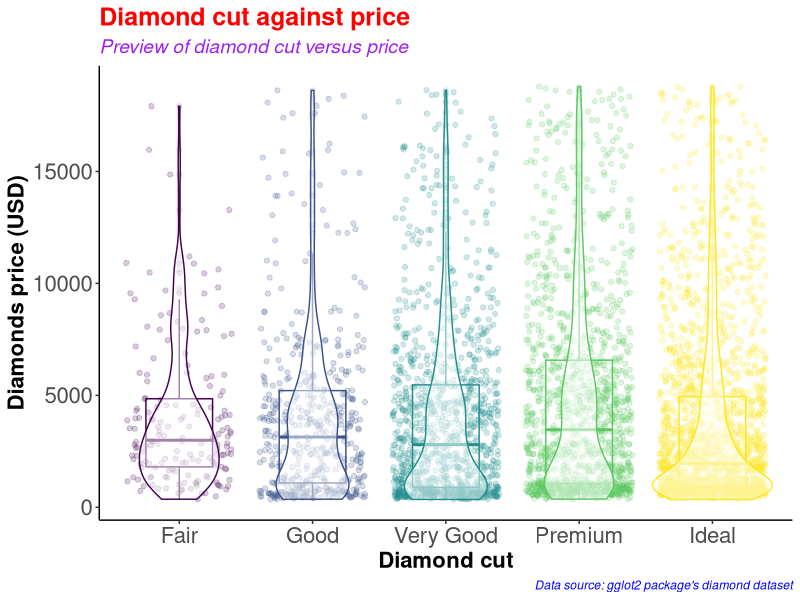
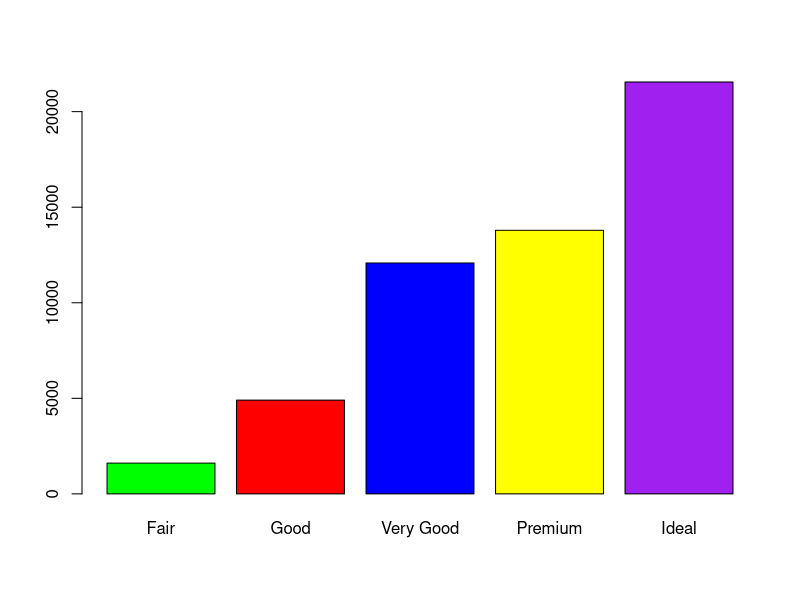
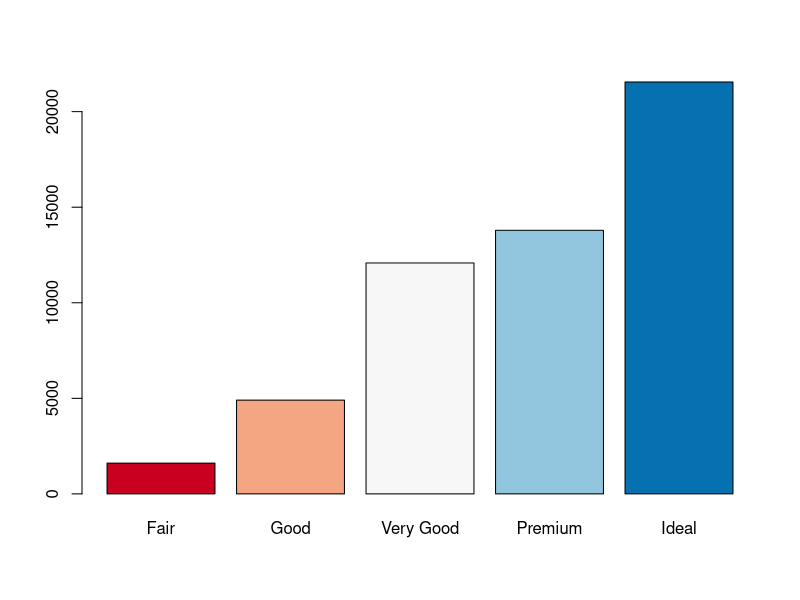
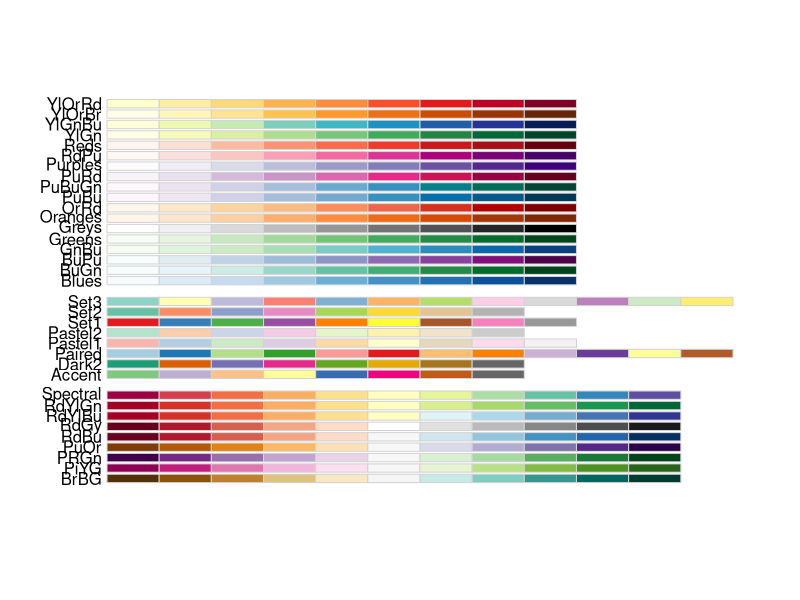
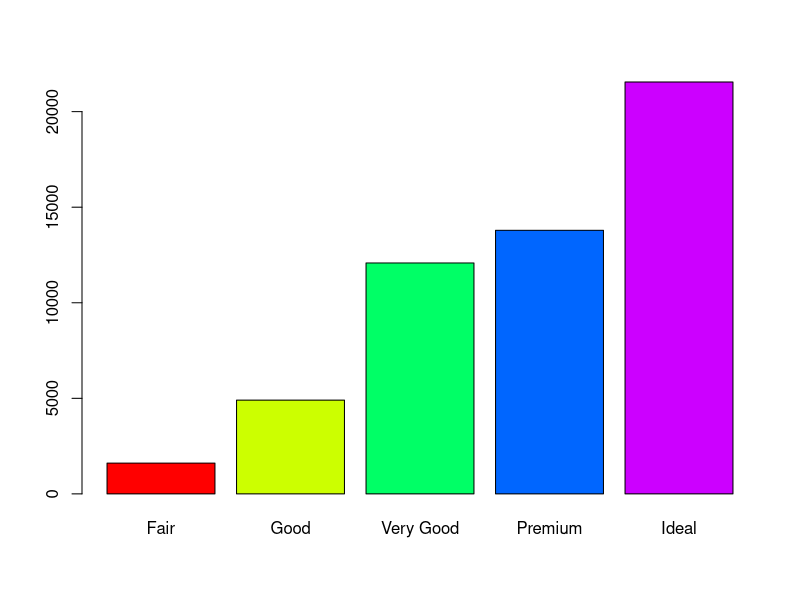
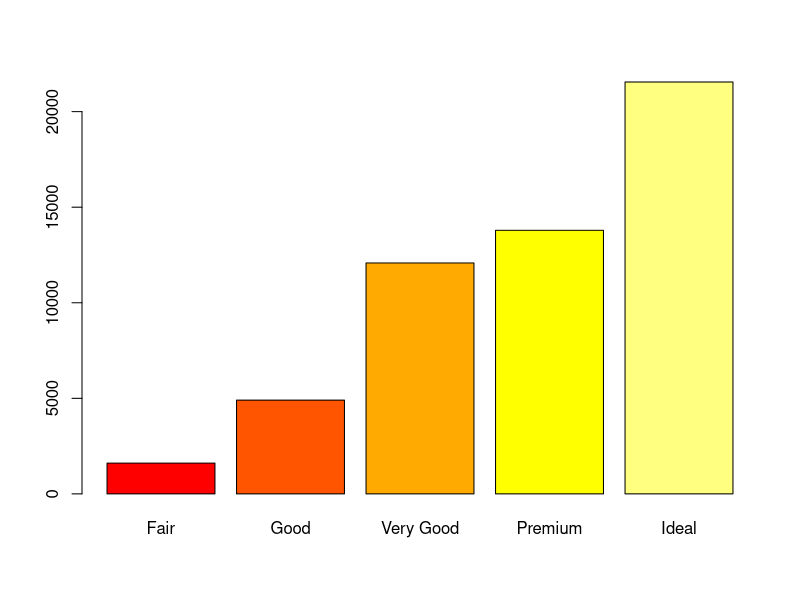
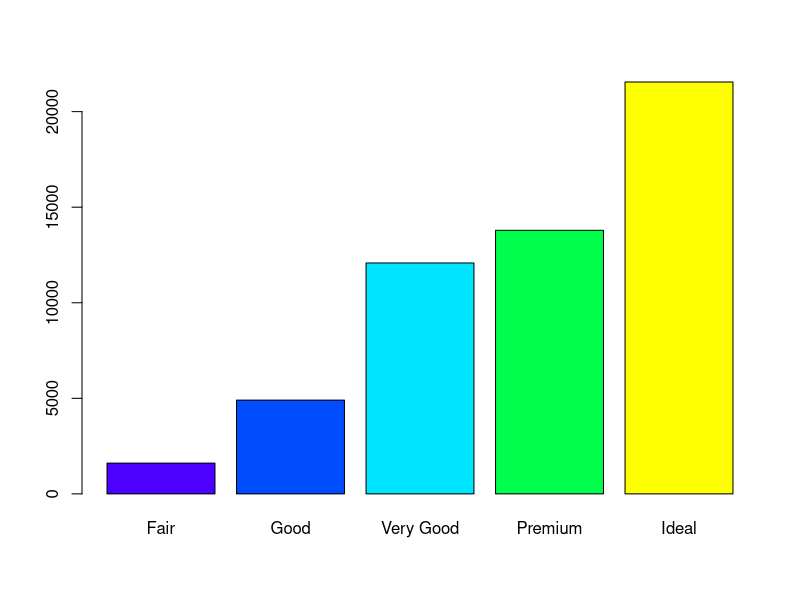
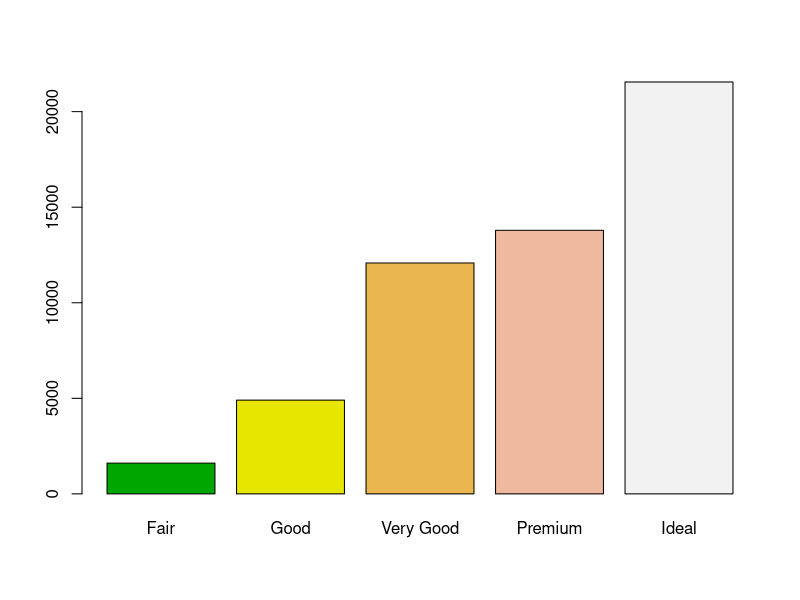

Here is the R script that generated these plots, in order:
#########################################
# Name: Wyclife Agumba Oluoch           #   
# E-mail: wyclifeoluoch@gmail.com       #
# GitHub: https://github.com/Wycology   #
# Task: Boxplot and violin plots in one #
# Date: 4th Jan 2021                    #
# Last edited: 15th Feb 2021            #
#########################################

# Loading the necessary libraries for the project
library(tidyverse) # This is for data wrangling and plotting
library(RColorBrewer) # This is for generating color pallets for the plots.

diamonds_df <- diamonds # Saving the diamonds data to a new object

head(diamonds) # Checking the variables in the data-set for subsequent analyses
nrow(diamonds) # Checking for the number of rows in the data. 53940 observations

diamonds_df %>% # Picking the diamonds data object
  slice_sample(n = 0.1*(nrow(diamonds))) %>% # Picking a portion of the data-set
  ggplot(aes(x = cut, y = price, color = cut)) + # Adding the mapping variables
  geom_point(position = "jitter", alpha = 0.2) + # Adding jitter and alpha
  geom_boxplot(alpha = 0.1, width = 0.5) + # Modifying dimensions of the boxplot 
  geom_violin(alpha = 0.5) + # Adding violin plot on top of the box and jitter
  theme_classic() + # Adding my preferred theme for publication.
  theme(legend.position = "none") + # Removing the legend; it is on the x-axis
  labs(x = "Diamond cut", # Having the best labels on the plot.
       y = "Diamonds price (USD)",
       title = "Diamond cut against price", # Setting titble of the plot
       subtitle = "Preview of diamond cut versus price",
       caption = "Data source: gglot2 package's diamond dataset") +
  theme(axis.text=element_text(size=16),
        axis.title=element_text(size=16,face="bold")) +
  theme(plot.title = element_text(color = 'red', size = 18, face = 'bold'),
        plot.subtitle = element_text(color = 'purple', size = 14, face = 'italic'),
        plot.caption = element_text(color = 'blue', face = 'italic'))

diamonds %>% 
  filter(cut == 'Very Good') %>% 
  nrow()

diamonds %>% 
  select(cut) %>% 
  table() %>% 
  barplot(col = c('green', 'red', 'blue', 'yellow', 'purple'))

# Instead of specifying the colors, we can simply use the color brewer panel 

diamonds %>% 
  select(cut) %>% 
  table() %>% 
  barplot(col = brewer.pal(n = 5, name = "RdBu"))
# To display more brewer colors options to use, run the following function:

display.brewer.all()

# Can also use rainbow colors

diamonds %>% 
  select(cut) %>% 
  table() %>% 
  barplot(col = rainbow(5))

# Can also use heat.colors
diamonds %>% 
  select(cut) %>% 
  table() %>% 
  barplot(col = heat.colors(5))

# Can also use topographic colors

diamonds %>% 
  select(cut) %>% 
  table() %>% 
  barplot(col = topo.colors(5))

# Can also use terrain colors
diamonds %>% 
  select(cut) %>% 
  table() %>% 
  barplot(col = terrain.colors(5))

# Can also use cm.colors
diamonds %>% 
  select(cut) %>% 
  table() %>% 
  barplot(col = cm.colors(5))

?getData
# That is awesome. Good for the day.
